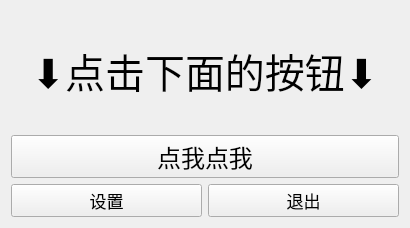
<?xml version="1.0" encoding="UTF-8"?>
<ui version="4.0">
 <class>Form</class>
 <widget class="QWidget" name="Form">
  <property name="geometry">
   <rect>
    <x>0</x>
    <y>0</y>
    <width>410</width>
    <height>228</height>
   </rect>
  </property>
  <property name="windowTitle">
   <string>Form</string>
  </property>
  <layout class="QVBoxLayout" name="verticalLayout_2">
   <item>
    <layout class="QVBoxLayout" name="verticalLayout">
     <item>
      <widget class="QLabel" name="label">
       <property name="font">
        <font>
         <pointsize>30</pointsize>
        </font>
       </property>
       <property name="text">
        <string>⬇点击下面的按钮⬇</string>
       </property>
       <property name="alignment">
        <set>Qt::AlignmentFlag::AlignCenter</set>
       </property>
      </widget>
     </item>
     <item>
      <widget class="QPushButton" name="pushButton">
       <property name="font">
        <font>
         <pointsize>18</pointsize>
        </font>
       </property>
       <property name="text">
        <string>点我点我</string>
       </property>
      </widget>
     </item>
     <item>
      <layout class="QHBoxLayout" name="horizontalLayout">
       <item>
        <widget class="QPushButton" name="pushButton_3">
         <property name="font">
          <font>
           <pointsize>13</pointsize>
          </font>
         </property>
         <property name="text">
          <string>设置</string>
         </property>
        </widget>
       </item>
       <item>
        <widget class="QPushButton" name="pushButton_2">
         <property name="font">
          <font>
           <pointsize>13</pointsize>
          </font>
         </property>
         <property name="text">
          <string>退出</string>
         </property>
        </widget>
       </item>
      </layout>
     </item>
    </layout>
   </item>
  </layout>
 </widget>
 <resources/>
 <connections/>
</ui>
